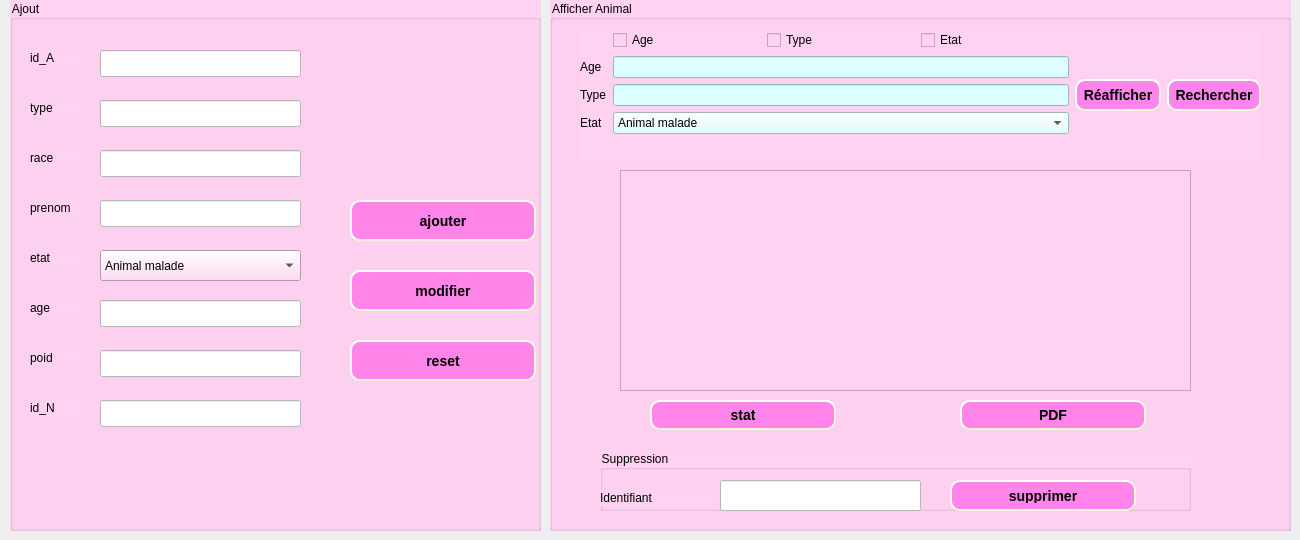
           <widget class="QWidget" name="tab_5">
            <attribute name="title">
             <string>Gestion Animal</string>
            </attribute>
            <widget class="QGroupBox" name="groupBox_21">
             <property name="geometry">
              <rect>
               <x>10</x>
               <y>0</y>
               <width>531</width>
               <height>531</height>
              </rect>
             </property>
             <property name="styleSheet">
              <string notr="true">background-color: rgb(255, 210, 241);
font: 10pt &quot;MS Shell Dlg 2&quot;;
</string>
             </property>
             <property name="title">
              <string>Ajout</string>
             </property>
             <widget class="QLineEdit" name="le_id_A">
              <property name="geometry">
               <rect>
                <x>90</x>
                <y>50</y>
                <width>201</width>
                <height>27</height>
               </rect>
              </property>
              <property name="styleSheet">
               <string notr="true">background-color:rgb(255, 255, 255);</string>
              </property>
             </widget>
             <widget class="QLabel" name="label_40">
              <property name="geometry">
               <rect>
                <x>20</x>
                <y>50</y>
                <width>56</width>
                <height>16</height>
               </rect>
              </property>
              <property name="text">
               <string>id_A</string>
              </property>
             </widget>
             <widget class="QLabel" name="label_41">
              <property name="geometry">
               <rect>
                <x>20</x>
                <y>300</y>
                <width>56</width>
                <height>16</height>
               </rect>
              </property>
              <property name="text">
               <string>age</string>
              </property>
             </widget>
             <widget class="QLabel" name="label_42">
              <property name="geometry">
               <rect>
                <x>20</x>
                <y>350</y>
                <width>56</width>
                <height>16</height>
               </rect>
              </property>
              <property name="text">
               <string>poid</string>
              </property>
             </widget>
             <widget class="QLabel" name="label_43">
              <property name="geometry">
               <rect>
                <x>20</x>
                <y>200</y>
                <width>56</width>
                <height>16</height>
               </rect>
              </property>
              <property name="text">
               <string>prenom</string>
              </property>
             </widget>
             <widget class="QLabel" name="label_44">
              <property name="geometry">
               <rect>
                <x>20</x>
                <y>250</y>
                <width>56</width>
                <height>16</height>
               </rect>
              </property>
              <property name="text">
               <string>etat</string>
              </property>
             </widget>
             <widget class="QLabel" name="label_45">
              <property name="geometry">
               <rect>
                <x>20</x>
                <y>100</y>
                <width>56</width>
                <height>16</height>
               </rect>
              </property>
              <property name="text">
               <string>type</string>
              </property>
             </widget>
             <widget class="QLabel" name="label_46">
              <property name="geometry">
               <rect>
                <x>20</x>
                <y>150</y>
                <width>56</width>
                <height>16</height>
               </rect>
              </property>
              <property name="text">
               <string>race</string>
              </property>
             </widget>
             <widget class="QLineEdit" name="le_typeA">
              <property name="geometry">
               <rect>
                <x>90</x>
                <y>100</y>
                <width>201</width>
                <height>27</height>
               </rect>
              </property>
              <property name="styleSheet">
               <string notr="true">background-color:rgb(255, 255, 255);</string>
              </property>
             </widget>
             <widget class="QLineEdit" name="le_raceA">
              <property name="geometry">
               <rect>
                <x>90</x>
                <y>150</y>
                <width>201</width>
                <height>27</height>
               </rect>
              </property>
              <property name="styleSheet">
               <string notr="true">background-color:rgb(255, 255, 255);</string>
              </property>
             </widget>
             <widget class="QLineEdit" name="le_prenomA">
              <property name="geometry">
               <rect>
                <x>90</x>
                <y>200</y>
                <width>201</width>
                <height>27</height>
               </rect>
              </property>
              <property name="styleSheet">
               <string notr="true">background-color:rgb(255, 255, 255);</string>
              </property>
             </widget>
             <widget class="QLineEdit" name="le_ageA">
              <property name="geometry">
               <rect>
                <x>90</x>
                <y>300</y>
                <width>201</width>
                <height>27</height>
               </rect>
              </property>
              <property name="styleSheet">
               <string notr="true">background-color:rgb(255, 255, 255);</string>
              </property>
             </widget>
             <widget class="QLineEdit" name="le_poidA">
              <property name="geometry">
               <rect>
                <x>90</x>
                <y>350</y>
                <width>201</width>
                <height>27</height>
               </rect>
              </property>
              <property name="styleSheet">
               <string notr="true">background-color:rgb(255, 255, 255);</string>
              </property>
             </widget>
             <widget class="QLineEdit" name="le_id_N">
              <property name="geometry">
               <rect>
                <x>90</x>
                <y>400</y>
                <width>201</width>
                <height>27</height>
               </rect>
              </property>
              <property name="styleSheet">
               <string notr="true">background-color:rgb(255, 255, 255);</string>
              </property>
             </widget>
             <widget class="QComboBox" name="cb_etatA">
              <property name="geometry">
               <rect>
                <x>90</x>
                <y>250</y>
                <width>201</width>
                <height>31</height>
               </rect>
              </property>
              <item>
               <property name="text">
                <string>Animal malade</string>
               </property>
              </item>
              <item>
               <property name="text">
                <string>Animal en bonne sante</string>
               </property>
              </item>
             </widget>
             <widget class="QLabel" name="label_47">
              <property name="geometry">
               <rect>
                <x>20</x>
                <y>400</y>
                <width>56</width>
                <height>16</height>
               </rect>
              </property>
              <property name="text">
               <string>id_N</string>
              </property>
             </widget>
             <widget class="QPushButton" name="pb_ajouter">
              <property name="geometry">
               <rect>
                <x>340</x>
                <y>200</y>
                <width>186</width>
                <height>41</height>
               </rect>
              </property>
              <property name="styleSheet">
               <string notr="true">background-color:rgb(255, 133, 235);
     border-style: outset;
     border-width: 2px;
     border-radius: 10px;
     border-color: beige;
     font: bold 14px;
     min-width: 10em;
     padding: 6px;</string>
              </property>
              <property name="text">
               <string>ajouter</string>
              </property>
             </widget>
             <widget class="QPushButton" name="pb_modifier">
              <property name="geometry">
               <rect>
                <x>340</x>
                <y>270</y>
                <width>186</width>
                <height>41</height>
               </rect>
              </property>
              <property name="styleSheet">
               <string notr="true">background-color:rgb(255, 133, 235);
     border-style: outset;
     border-width: 2px;
     border-radius: 10px;
     border-color: beige;
     font: bold 14px;
     min-width: 10em;
     padding: 6px;</string>
              </property>
              <property name="text">
               <string>modifier</string>
              </property>
             </widget>
             <widget class="QPushButton" name="reset">
              <property name="geometry">
               <rect>
                <x>340</x>
                <y>340</y>
                <width>186</width>
                <height>41</height>
               </rect>
              </property>
              <property name="styleSheet">
               <string notr="true">background-color:rgb(255, 133, 235);
     border-style: outset;
     border-width: 2px;
     border-radius: 10px;
     border-color: beige;
     font: bold 14px;
     min-width: 10em;
     padding: 6px;</string>
              </property>
              <property name="text">
               <string>reset</string>
              </property>
             </widget>
            </widget>
            <widget class="QGroupBox" name="groupBox_24">
             <property name="geometry">
              <rect>
               <x>550</x>
               <y>0</y>
               <width>741</width>
               <height>531</height>
              </rect>
             </property>
             <property name="styleSheet">
              <string notr="true">background-color: rgb(255, 210, 241);
font: 10pt &quot;MS Shell Dlg 2&quot;;</string>
             </property>
             <property name="title">
              <string>Afficher Animal</string>
             </property>
             <widget class="QPushButton" name="exporter">
              <property name="geometry">
               <rect>
                <x>410</x>
                <y>400</y>
                <width>186</width>
                <height>30</height>
               </rect>
              </property>
              <property name="styleSheet">
               <string notr="true">background-color:rgb(255, 133, 235);
     border-style: outset;
     border-width: 2px;
     border-radius: 10px;
     border-color: beige;
     font: bold 14px;
     min-width: 10em;
     padding: 6px;
</string>
              </property>
              <property name="text">
               <string>PDF</string>
              </property>
             </widget>
             <widget class="QPushButton" name="stat">
              <property name="geometry">
               <rect>
                <x>100</x>
                <y>400</y>
                <width>186</width>
                <height>30</height>
               </rect>
              </property>
              <property name="styleSheet">
               <string notr="true">background-color:rgb(255, 133, 235);
     border-style: outset;
     border-width: 2px;
     border-radius: 10px;
     border-color: beige;
     font: bold 14px;
     min-width: 10em;
     padding: 6px;
</string>
              </property>
              <property name="text">
               <string>stat</string>
              </property>
             </widget>
             <widget class="QTableView" name="tab_animal">
              <property name="geometry">
               <rect>
                <x>70</x>
                <y>170</y>
                <width>571</width>
                <height>221</height>
               </rect>
              </property>
              <property name="acceptDrops">
               <bool>false</bool>
              </property>
              <property name="styleSheet">
               <string notr="true">QWidget {
    background-color:rgb(255, 255, 255);
    color:rgb(0, 0, 0);
}

QHeaderView::section {
    background-color: rgb(255, 128, 200);
    padding: 4px;
    border: 1px solid #fffff8;
    font-size: 12pt;
}

QTableWidget {
    gridline-color: rgb(255, 128, 200);
    font-size: 12pt;
}

QTableWidget QTableCornerButton::section {
    background-color: rgb(0, 0, 0);
    border: 1px solid #fffff8;
}selection-background-color: qlineargradient(x1: 0, y1: 0, x2: 0.5, y2: 0.5,
                                 stop: 0 #FF92BB, stop: 1 white);</string>
              </property>
             </widget>
             <widget class="QWidget" name="layoutWidget_2">
              <property name="geometry">
               <rect>
                <x>30</x>
                <y>30</y>
                <width>681</width>
                <height>130</height>
               </rect>
              </property>
              <layout class="QHBoxLayout" name="horizontalLayout_21">
               <item>
                <layout class="QFormLayout" name="formLayout_6">
                 <item row="0" column="0">
                  <widget class="QLabel" name="label_48">
                   <property name="text">
                    <string/>
                   </property>
                  </widget>
                 </item>
                 <item row="1" column="0">
                  <widget class="QLabel" name="label_49">
                   <property name="text">
                    <string>Age</string>
                   </property>
                  </widget>
                 </item>
                 <item row="2" column="0">
                  <widget class="QLabel" name="label_50">
                   <property name="text">
                    <string>Type</string>
                   </property>
                  </widget>
                 </item>
                 <item row="3" column="0">
                  <widget class="QLabel" name="label_51">
                   <property name="text">
                    <string>Etat</string>
                   </property>
                  </widget>
                 </item>
                 <item row="0" column="1">
                  <layout class="QHBoxLayout" name="horizontalLayout_22">
                   <item>
                    <widget class="QCheckBox" name="checkBox_age">
                     <property name="text">
                      <string>Age</string>
                     </property>
                    </widget>
                   </item>
                   <item>
                    <widget class="QCheckBox" name="checkBox_type">
                     <property name="text">
                      <string>Type</string>
                     </property>
                    </widget>
                   </item>
                   <item>
                    <widget class="QCheckBox" name="checkBox_etat">
                     <property name="text">
                      <string>Etat</string>
                     </property>
                    </widget>
                   </item>
                  </layout>
                 </item>
                 <item row="1" column="1">
                  <widget class="QLineEdit" name="rech_age">
                   <property name="styleSheet">
                    <string notr="true">background-color: rgb(220, 254, 255);
background-color: rgb(221, 255, 253);</string>
                   </property>
                  </widget>
                 </item>
                 <item row="2" column="1">
                  <widget class="QLineEdit" name="rech_type">
                   <property name="styleSheet">
                    <string notr="true">background-color: rgb(220, 254, 255);
background-color: rgb(221, 255, 253);</string>
                   </property>
                  </widget>
                 </item>
                 <item row="3" column="1">
                  <widget class="QComboBox" name="rech_etat">
                   <property name="styleSheet">
                    <string notr="true">background-color: rgb(220, 254, 255);
background-color: rgb(221, 255, 253);</string>
                   </property>
                   <item>
                    <property name="text">
                     <string>Animal malade</string>
                    </property>
                   </item>
                   <item>
                    <property name="text">
                     <string>Animal en bonne sante</string>
                    </property>
                   </item>
                  </widget>
                 </item>
                </layout>
               </item>
               <item>
                <layout class="QVBoxLayout" name="verticalLayout_22"/>
               </item>
               <item>
                <widget class="QPushButton" name="reafficher_anim">
                 <property name="styleSheet">
                  <string notr="true">background-color:rgb(255, 133, 235);
     border-style: outset;
     border-width: 2px;
     border-radius: 10px;
     border-color: beige;
     font: bold 14px;
     min-width: 10em;
     padding: 6px;
</string>
                 </property>
                 <property name="text">
                  <string>Réafficher</string>
                 </property>
                </widget>
               </item>
               <item>
                <widget class="QPushButton" name="rechercher_anim">
                 <property name="styleSheet">
                  <string notr="true">background-color:rgb(255, 133, 235);
     border-style: outset;
     border-width: 2px;
     border-radius: 10px;
     border-color: beige;
     font: bold 14px;
     min-width: 10em;
     padding: 6px;</string>
                 </property>
                 <property name="text">
                  <string>Rechercher</string>
                 </property>
                </widget>
               </item>
               <item>
                <layout class="QVBoxLayout" name="verticalLayout_19"/>
               </item>
              </layout>
             </widget>
             <widget class="QGroupBox" name="groupBox_25">
              <property name="geometry">
               <rect>
                <x>50</x>
                <y>450</y>
                <width>591</width>
                <height>61</height>
               </rect>
              </property>
              <property name="title">
               <string>Suppression</string>
              </property>
              <widget class="QPushButton" name="pb_supprimer">
               <property name="geometry">
                <rect>
                 <x>350</x>
                 <y>30</y>
                 <width>186</width>
                 <height>31</height>
                </rect>
               </property>
               <property name="styleSheet">
                <string notr="true">background-color:rgb(255, 133, 235);
     border-style: outset;
     border-width: 2px;
     border-radius: 10px;
     border-color: beige;
     font: bold 14px;
     min-width: 10em;
     padding: 6px;</string>
               </property>
               <property name="text">
                <string>supprimer</string>
               </property>
              </widget>
              <widget class="QLabel" name="label_55">
               <property name="geometry">
                <rect>
                 <x>0</x>
                 <y>40</y>
                 <width>111</width>
                 <height>16</height>
                </rect>
               </property>
               <property name="text">
                <string>Identifiant</string>
               </property>
              </widget>
              <widget class="QLineEdit" name="le_id_suppA">
               <property name="geometry">
                <rect>
                 <x>120</x>
                 <y>30</y>
                 <width>201</width>
                 <height>31</height>
                </rect>
               </property>
               <property name="styleSheet">
                <string notr="true">background-color:rgb(255, 255, 255);</string>
               </property>
              </widget>
             </widget>
            </widget>
           </widget>
